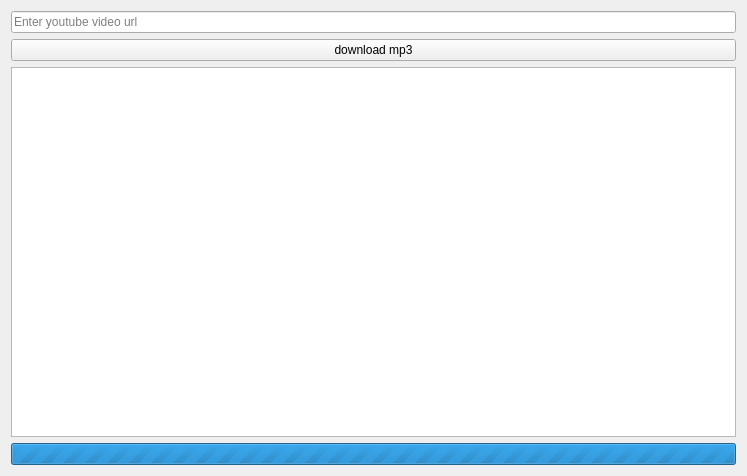
<?xml version="1.0" encoding="UTF-8"?>
<ui version="4.0">
 <class>Form</class>
 <widget class="QWidget" name="Form">
  <property name="geometry">
   <rect>
    <x>0</x>
    <y>0</y>
    <width>747</width>
    <height>476</height>
   </rect>
  </property>
  <property name="windowTitle">
   <string>Form</string>
  </property>
  <layout class="QGridLayout" name="gridLayout">
   <item row="2" column="0">
    <widget class="QListWidget" name="listWidget">
     <property name="dragDropOverwriteMode">
      <bool>false</bool>
     </property>
     <property name="dragDropMode">
      <enum>QAbstractItemView::InternalMove</enum>
     </property>
     <property name="selectionMode">
      <enum>QAbstractItemView::MultiSelection</enum>
     </property>
    </widget>
   </item>
   <item row="0" column="0">
    <widget class="QLineEdit" name="lineEdit">
     <property name="placeholderText">
      <string>Enter youtube video url</string>
     </property>
    </widget>
   </item>
   <item row="1" column="0">
    <widget class="QPushButton" name="pushButton">
     <property name="text">
      <string>download mp3</string>
     </property>
    </widget>
   </item>
   <item row="3" column="0">
    <widget class="QProgressBar" name="progressBar">
     <property name="enabled">
      <bool>true</bool>
     </property>
     <property name="maximum">
      <number>0</number>
     </property>
     <property name="value">
      <number>-1</number>
     </property>
     <property name="textVisible">
      <bool>false</bool>
     </property>
    </widget>
   </item>
  </layout>
 </widget>
 <resources>
  <include location="../../static/resource.qrc"/>
 </resources>
 <connections/>
</ui>
